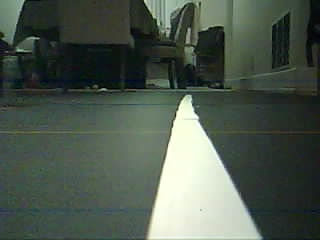
#> input picture data/image0.jpg, 320 x 240 px
$ python -i method1_funcs.py   (imports and definitions only)
#> lines starting #> are read from the running program, lines starting #| are printed output that depends on the picture; after the words box and inside, x2 and y2 are one past the last pixel; in counts of white or black regions, pixels touching at a corner belong together
#> further down, picture is the input picture: shape (240, 320, 3); mean B, G, R 77.6, 88.3, 77.1
import cv2
import numpy as np


def followLine(frame):
    # frame = cv2.flip(frame, -1)
    # Convert to grayscale and blur
    gray = cv2.cvtColor(frame, cv2.COLOR_BGR2GRAY)
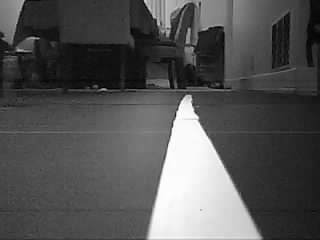
#> gray: shape (240, 320); min 1, max 253, mean 83.7

    # Threshold the image
    _, thresholded = cv2.threshold(gray, 40, 255, cv2.THRESH_BINARY)
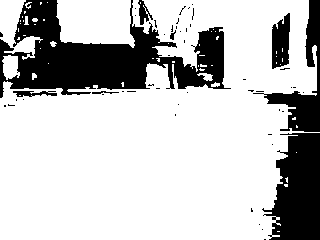
#> thresholded: shape (240, 320); 75.9% white; 52 black regions (44 under 20 px), largest, box (x1, y1, x2, y2) and area: (0, 0, 231, 98) 10432, (262, 133, 320, 240) 4425, (253, 0, 320, 132) 2273

    # Convert the binary thresholded image to a BGR image so we can draw colored elements on it
    colored_thresholded = cv2.cvtColor(thresholded, cv2.COLOR_GRAY2BGR)
#> colored_thresholded: shape (240, 320, 3); 75.9% white; 52 black regions (44 under 20 px)

    # Find contours
    # contours, hierachy = cv2.findContours(thresholded, cv2.RETR_EXTERNAL, cv2.CHAIN_APPROX_SIMPLE)
    contours, hierachy = cv2.findContours(thresholded, 1, cv2.CHAIN_APPROX_NONE)
#> contours = 118 contours, 106 with area under 20; largest, box (x1, y1, x2, y2) and area: (0, 0, 320, 240) 53430, (56, 0, 135, 48) 3048, (0, 0, 43, 60) 1030, (271, 12, 291, 70) 859, (2, 55, 20, 80) 292

    cv2.drawContours(frame, contours, -1, (0,255,0), 2)
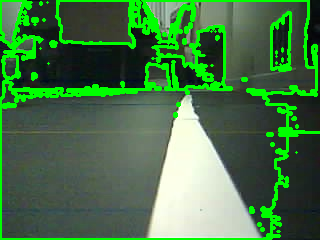
#> frame: shape (240, 320, 3); 13.79% of pixels changed, all inside (x1, y1, x2, y2) = (0, 0, 320, 240)
    # Draw contours on the colored thresholded image

    if contours:
        # Find the largest contour and its center
        c = max(contours, key=cv2.contourArea)
#> c = contour of 2095 points, box (x1, y1, x2, y2) (0, 0, 320, 240), area 53430
        M = cv2.moments(c)
#> M = moments, m00 53430.5, centre m10/m00, m01/m00 = (160.7, 136.6)
        if M["m00"] != 0:
            cx = int(M["m10"] / M["m00"])
#> cx = 160
            cy = int(M["m01"] / M["m00"])
#> cy = 136

            # Display the center
            cv2.circle(colored_thresholded, (cx, cy), 5, (0, 255, 0), -1)  # Green color for visibility
#> colored_thresholded: shape (240, 320, 3); mean B, G, R 193.3, 193.6, 193.3

        # Compute deviation from the center of the frame
        deviation = cx - (320 // 2)
#> deviation = 0
        speed_base = 100
        speed_max = 180
        adjustment_factor = 0.5
        cv2.drawContours(colored_thresholded, c, -1, (0, 0, 255), 2)  # Red color for visibility
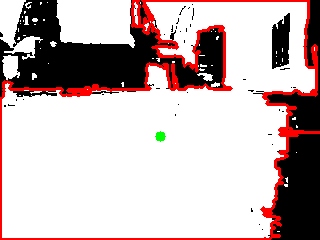
#> colored_thresholded: shape (240, 320, 3); mean B, G, R 181, 181.3, 198.3

        # Adjust motor speeds based on deviation
        left_speed = min(speed_base - (deviation * adjustment_factor), speed_max)
#> left_speed = 100
        right_speed = min(speed_base + (deviation * adjustment_factor), speed_max)
#> right_speed = 100


    return colored_thresholded, left_speed, right_speed


>>> import cv2
>>> picture = cv2.imread('../../data/image0.jpg')
>>> result = followLine(picture)
